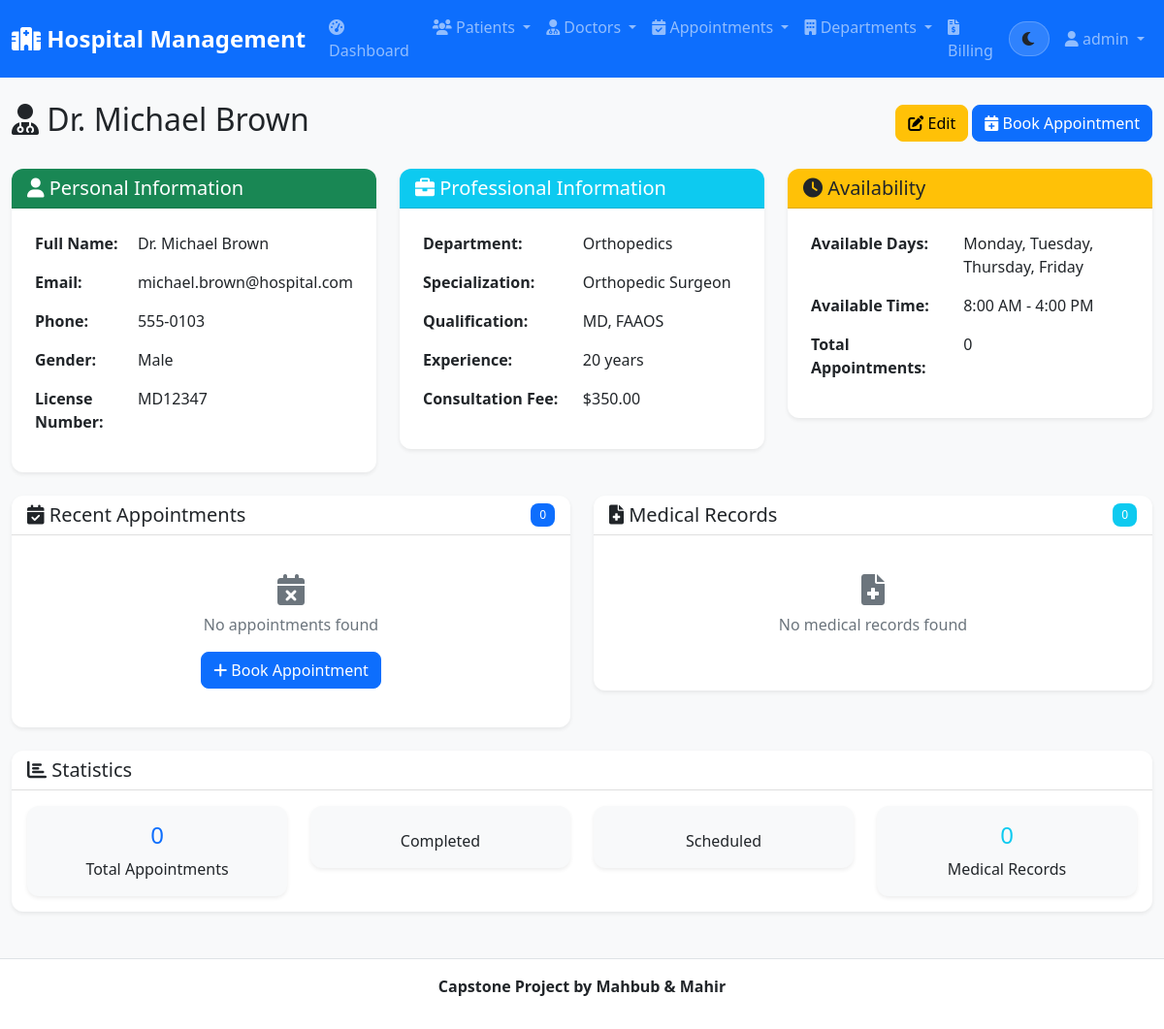
Page /doctors/3/ (signed in) on the earlier database version.
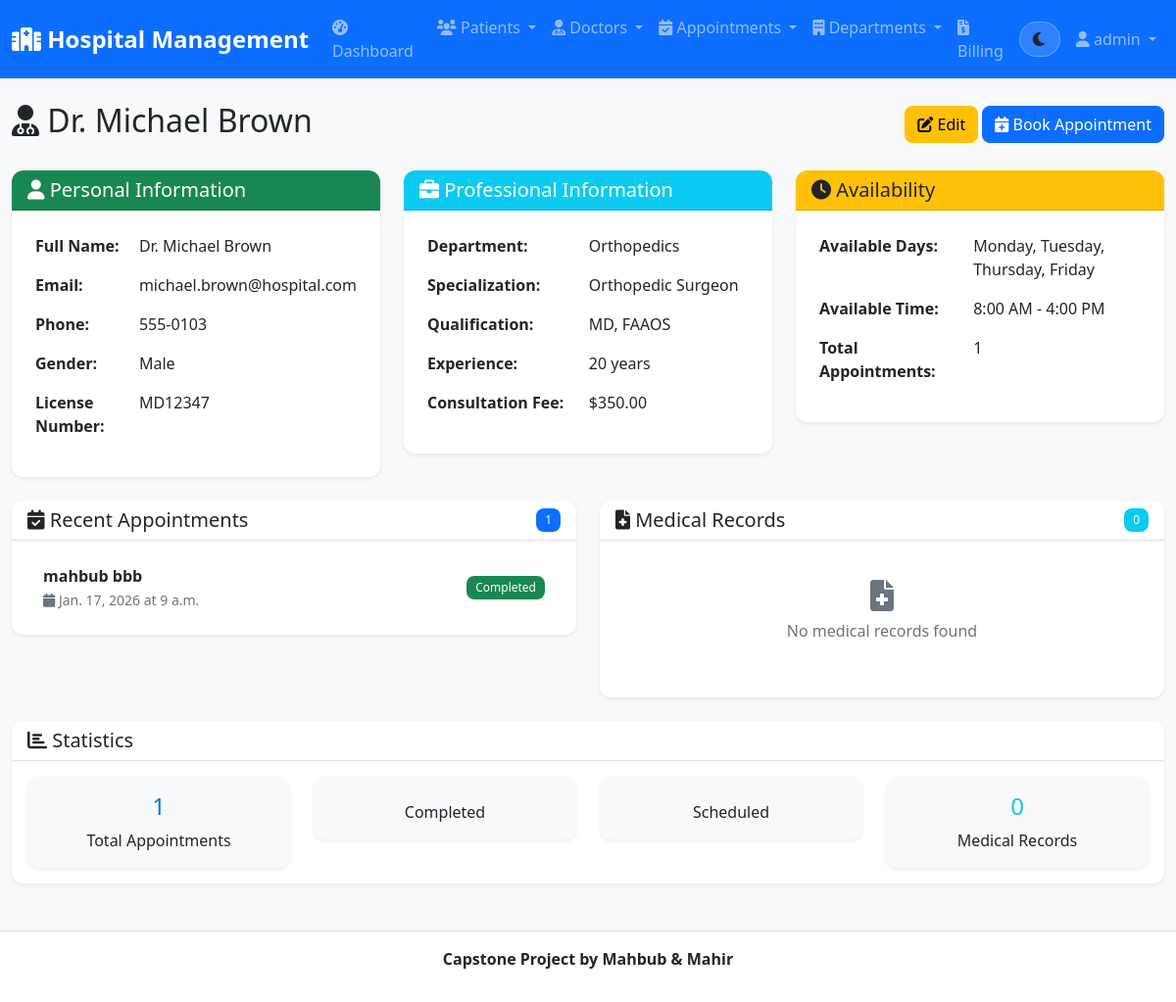
Same page on the later database version.
### hospital_app/models.py (models this page shows, shortened)
class Appointment(models.Model):
    STATUS_CHOICES = [
        ('scheduled', 'Scheduled'),
        ('completed', 'Completed'),
        ('cancelled', 'Cancelled'),
        ('no_show', 'No Show'),
    ]
    patient = models.ForeignKey(Patient, on_delete=models.CASCADE, related_name='appointments')
    doctor = models.ForeignKey(Doctor, on_delete=models.CASCADE, related_name='appointments')
    date = models.DateField()
    time = models.TimeField()
    status = models.CharField(max_length=20, choices=STATUS_CHOICES, default='scheduled')
    symptoms = models.TextField(blank=True)
    notes = models.TextField(blank=True)
    created_at = models.DateTimeField(auto_now_add=True)
    updated_at = models.DateTimeField(auto_now=True)

class Patient(models.Model):
    GENDER_CHOICES = [
        ('M', 'Male'),
        ('F', 'Female'),
        ('O', 'Other'),
    ]
    BLOOD_TYPE_CHOICES = [
        ('A+', 'A+'),
        ('A-', 'A-'),
        ('B+', 'B+'),
        ('B-', 'B-'),
        ('AB+', 'AB+'),
        ('AB-', 'AB-'),
        ('O+', 'O+'),
        ('O-', 'O-'),
    ]
    first_name = models.CharField(max_length=50)
    last_name = models.CharField(max_length=50)
    email = models.EmailField(unique=True)
    phone = models.CharField(max_length=20)
    date_of_birth = models.DateField()
    gender = models.CharField(max_length=1, choices=GENDER_CHOICES)
    blood_type = models.CharField(max_length=3, choices=BLOOD_TYPE_CHOICES)
    address = models.TextField()
    emergency_contact = models.CharField(max_length=100)
    emergency_phone = models.CharField(max_length=20)
    medical_history = models.TextField(blank=True)
    allergies = models.TextField(blank=True)
    created_at = models.DateTimeField(auto_now_add=True)
    updated_at = models.DateTimeField(auto_now=True)
    @property
    def full_name(self):
        return f"{self.first_name} {self.last_name}"

### hospital_app/views.py (the view)
# urls.py: path('doctors/<int:pk>/', views.doctor_detail, name='doctor_detail'),
@login_required
def doctor_detail(request, pk):
    doctor = get_object_or_404(Doctor, pk=pk)
    appointments = doctor.appointments.all().order_by('-date', '-time')
    medical_records = doctor.medical_records.all().order_by('-created_at')
    context = {
        'doctor': doctor,
        'appointments': appointments,
        'medical_records': medical_records,
    }
    return render(request, 'hospital/doctor_detail.html', context)

### hospital_app/models.py (called while the page is built)
    @property
    def full_name(self):
        return f"Dr. {self.first_name} {self.last_name}"

### hospital/templates/hospital/doctor_detail.html (shortened to what the changed rows need)
{% extends 'base.html' %}
{% block content %}
<div class="d-flex justify-content-between align-items-center mb-4">
    <h2><i class="fas fa-user-md"></i> {{ doctor.full_name }}</h2>
</div>
<div class="row">
    <div class="col-md-4">
        <div class="card">
            <div class="card-body">
                <table class="table table-borderless">
                    <tr>
                        <td><strong>Total Appointments:</strong></td>
                        <td>{{ appointments.count }}</td>
                    </tr>
                </table>
            </div>
        </div>
    </div>
</div>
<div class="row mt-4">
    <div class="col-md-6">
        <div class="card">
            <div class="card-header d-flex justify-content-between align-items-center">
                <h5 class="mb-0">
                    <i class="fas fa-calendar-check"></i> Recent Appointments
                </h5>
                <span class="badge bg-primary">{{ appointments.count }}</span>
            </div>
            <div class="card-body">
                {% if appointments %}
                <div class="list-group list-group-flush">
                    {% for appointment in appointments|slice:":5" %}
                    <div class="list-group-item">
                        <div class="d-flex justify-content-between align-items-center">
                            <div>
                                <strong>{{ appointment.patient.full_name }}</strong>
                                <br>
                                <small class="text-muted">
                                    <i class="fas fa-calendar"></i> {{ appointment.date }} at {{ appointment.time }}
                                </small>
                            </div>
                            <span class="badge bg-{{ appointment.status|yesno:'success,warning,danger,secondary' }}">
                                {{ appointment.get_status_display }}
                            </span>
                        </div>
                    </div>
                    {% endfor %}
                </div>
                {% else %}
                <div class="text-center py-4">
                    <i class="fas fa-calendar-times fa-2x text-muted mb-2"></i>
                    <p class="text-muted">No appointments found</p>
                    <a href="{% url 'appointment_create' %}?doctor={{ doctor.pk }}" class="btn btn-primary">
                        <i class="fas fa-plus"></i> Book Appointment
                    </a>
                </div>
                {% endif %}
            </div>
        </div>
    </div>
</div>
<div class="row mt-4">
    <div class="col-12">
        <div class="card">
            <div class="card-body">
                <div class="row text-center">
                    <div class="col-md-3">
                        <div class="card bg-light">
                            <div class="card-body">
                                <h4 class="text-primary">{{ appointments.count }}</h4>
                                <p class="mb-0">Total Appointments</p>
                            </div>
                        </div>
                    </div>
                </div>
            </div>
        </div>
    </div>
</div>
{% endblock %}

Differences in the rows shown:
added Appointment: patient.full_name "mahbub bbb", date "Jan. 17, 2026", time "9 a.m.", status "Completed"
Other differences:
{{ appointments.count }}: "0" → "1"
text no longer shown: "No appointments found Book Appointment"
